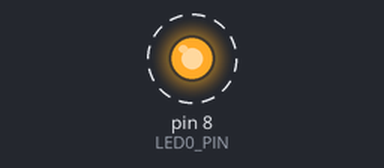
A sketch run on a simulated Arduino Uno, built with avr-gcc and run on an emulated ATmega328P. Shown: output pins drawn as LEDs (lit = HIGH). Dashed ring = blinking.

Above: at 0.2 s.
Timing chart, 0 to 3.0 s (numbered marks = the images above):
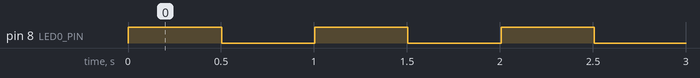

Measured:
- by itself, pin 8 (LED0_PIN): alternates HIGH for 0.50 s and LOW for 0.50 s

The sketch:

Delay_Version2.ino
```cpp
// without delay function (keeps on cycling!);

// define the pins for the LED outputs
const int LED0_PIN = 8; // const means it can't be changed later
int LED0_STATE = LOW;
long LED0_BLINK_RATE = 500;
long NEXT_LED0_BLINK = 0;

void setup() {
  // initialize the digital pins for the LEDs as outputs.
  pinMode(LED0_PIN, OUTPUT);
}

void loop() {
  long currentTime = millis(); // get the current time

  if(currentTime > NEXT_LED0_BLINK) {
     LED0_STATE = !LED0_STATE;
     digitalWrite(LED0_PIN, LED0_STATE);
     NEXT_LED0_BLINK = currentTime + LED0_BLINK_RATE;
  }
}
```
